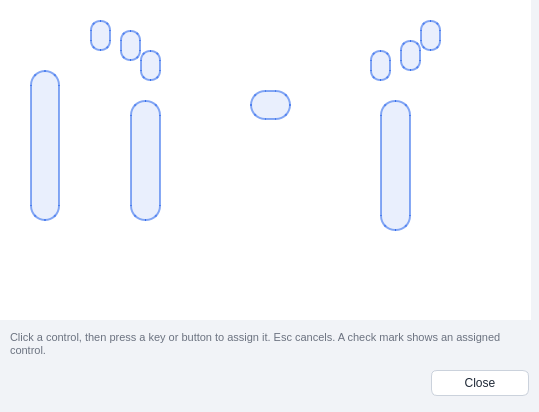
<?xml version="1.0" encoding="UTF-8"?>
<ui version="4.0">
 <class>UIWheelSetting</class>
 <widget class="QDialog" name="UIWheelSetting">
  <property name="geometry">
   <rect>
    <x>0</x>
    <y>0</y>
    <width>539</width>
    <height>412</height>
   </rect>
  </property>
  <property name="focusPolicy">
   <enum>Qt::StrongFocus</enum>
  </property>
  <property name="windowTitle">
   <string>Wheel Configuration</string>
  </property>
  <property name="minimumSize"><size><width>539</width><height>412</height></size></property>
  <property name="maximumSize"><size><width>539</width><height>412</height></size></property>
  <property name="styleSheet"><string notr="true">
QDialog#UIWheelSetting { background:#f1f3f7; }
QLabel#label { background:#ffffff; }
QLabel#lHint { color:#6b7280; font-size:11px; }
QLabel#lInfos { color:#b45309; font-weight:bold; font-size:12px; }
QLabel#label_2, QLabel#label_3 { color:#374151; font-size:11px; }
QToolButton { background:rgba(37,99,235,26); border:2px solid rgba(37,99,235,140); }
QToolButton:hover { background:rgba(37,99,235,72); border:2px solid rgba(37,99,235,230); }
QToolButton:checked { background:rgba(245,158,11,90); border:3px solid #f59e0b; }
QToolButton#tbUp { border-radius:15px; }
QToolButton#tbX { border-radius:10px; }
QToolButton#tbY { border-radius:10px; }
QToolButton#tbZ { border-radius:10px; }
QToolButton#tbC { border-radius:10px; }
QToolButton#tbB { border-radius:10px; }
QToolButton#tbA { border-radius:10px; }
QToolButton#tbStart { border-radius:15px; }
QToolButton#tbDown { border-radius:15px; }
QToolButton#tbAxis1Left { border-radius:15px; }
QDialogButtonBox QPushButton { background:#ffffff; color:#1f2937; border:1px solid #cbd2dc; border-radius:6px; padding:5px 16px; min-width:64px; }
QDialogButtonBox QPushButton:hover { background:#e8edf5; }
QDialogButtonBox QPushButton:pressed { background:#d9e0ec; }
</string></property>
  <widget class="QLabel" name="label">
   <property name="geometry">
    <rect>
     <x>0</x>
     <y>0</y>
     <width>531</width>
     <height>320</height>
    </rect>
   </property>
   <property name="pixmap">
    <pixmap resource="../resources/resources.qrc">:/actions/wheel.png</pixmap>
   </property>
   <property name="scaledContents">
    <bool>true</bool>
   </property>
   <property name="alignment">
    <set>Qt::AlignCenter</set>
   </property>
  </widget>
  <widget class="QToolButton" name="tbUp">
   <property name="geometry">
    <rect>
     <x>130</x>
     <y>100</y>
     <width>31</width>
     <height>121</height>
    </rect>
   </property>
   <property name="focusPolicy">
    <enum>Qt::NoFocus</enum>
   </property>
   <property name="toolTip">
    <string>Up</string>
   </property>
   <property name="checkable">
    <bool>true</bool>
   </property>
   <property name="autoRaise">
    <bool>false</bool>
   </property>
  </widget>
  <widget class="QToolButton" name="tbX">
   <property name="geometry">
    <rect>
     <x>140</x>
     <y>50</y>
     <width>21</width>
     <height>31</height>
    </rect>
   </property>
   <property name="focusPolicy">
    <enum>Qt::NoFocus</enum>
   </property>
   <property name="toolTip">
    <string>X</string>
   </property>
   <property name="checkable">
    <bool>true</bool>
   </property>
   <property name="autoRaise">
    <bool>false</bool>
   </property>
  </widget>
  <widget class="QToolButton" name="tbY">
   <property name="geometry">
    <rect>
     <x>120</x>
     <y>30</y>
     <width>21</width>
     <height>31</height>
    </rect>
   </property>
   <property name="focusPolicy">
    <enum>Qt::NoFocus</enum>
   </property>
   <property name="toolTip">
    <string>Y</string>
   </property>
   <property name="checkable">
    <bool>true</bool>
   </property>
   <property name="autoRaise">
    <bool>false</bool>
   </property>
  </widget>
  <widget class="QToolButton" name="tbZ">
   <property name="geometry">
    <rect>
     <x>90</x>
     <y>20</y>
     <width>21</width>
     <height>31</height>
    </rect>
   </property>
   <property name="focusPolicy">
    <enum>Qt::NoFocus</enum>
   </property>
   <property name="toolTip">
    <string>Z</string>
   </property>
   <property name="checkable">
    <bool>true</bool>
   </property>
   <property name="autoRaise">
    <bool>false</bool>
   </property>
  </widget>
  <widget class="QToolButton" name="tbC">
   <property name="geometry">
    <rect>
     <x>420</x>
     <y>20</y>
     <width>21</width>
     <height>31</height>
    </rect>
   </property>
   <property name="focusPolicy">
    <enum>Qt::NoFocus</enum>
   </property>
   <property name="toolTip">
    <string>C</string>
   </property>
   <property name="checkable">
    <bool>true</bool>
   </property>
   <property name="autoRaise">
    <bool>false</bool>
   </property>
  </widget>
  <widget class="QToolButton" name="tbB">
   <property name="geometry">
    <rect>
     <x>400</x>
     <y>40</y>
     <width>21</width>
     <height>31</height>
    </rect>
   </property>
   <property name="focusPolicy">
    <enum>Qt::NoFocus</enum>
   </property>
   <property name="toolTip">
    <string>B</string>
   </property>
   <property name="checkable">
    <bool>true</bool>
   </property>
   <property name="autoRaise">
    <bool>false</bool>
   </property>
  </widget>
  <widget class="QToolButton" name="tbA">
   <property name="geometry">
    <rect>
     <x>370</x>
     <y>50</y>
     <width>21</width>
     <height>31</height>
    </rect>
   </property>
   <property name="focusPolicy">
    <enum>Qt::NoFocus</enum>
   </property>
   <property name="toolTip">
    <string>A</string>
   </property>
   <property name="checkable">
    <bool>true</bool>
   </property>
   <property name="autoRaise">
    <bool>false</bool>
   </property>
  </widget>
  <widget class="QToolButton" name="tbStart">
   <property name="geometry">
    <rect>
     <x>250</x>
     <y>90</y>
     <width>41</width>
     <height>30</height>
    </rect>
   </property>
   <property name="focusPolicy">
    <enum>Qt::NoFocus</enum>
   </property>
   <property name="toolTip">
    <string>Start</string>
   </property>
   <property name="checkable">
    <bool>true</bool>
   </property>
   <property name="autoRaise">
    <bool>false</bool>
   </property>
  </widget>
  <widget class="QToolButton" name="tbDown">
   <property name="geometry">
    <rect>
     <x>380</x>
     <y>100</y>
     <width>31</width>
     <height>131</height>
    </rect>
   </property>
   <property name="focusPolicy">
    <enum>Qt::NoFocus</enum>
   </property>
   <property name="toolTip">
    <string>Down</string>
   </property>
   <property name="checkable">
    <bool>true</bool>
   </property>
   <property name="autoRaise">
    <bool>false</bool>
   </property>
  </widget>
  <widget class="QLabel" name="lInfos">
   <property name="geometry">
    <rect><x>10</x><y>364</y><width>409</width><height>40</height></rect>
   </property>
   <property name="alignment"><set>Qt::AlignLeading|Qt::AlignLeft|Qt::AlignVCenter</set></property>
     <property name="wordWrap"><bool>true</bool></property>
  </widget>
  <widget class="QDialogButtonBox" name="padButtons">
   <property name="geometry">
    <rect><x>429</x><y>368</y><width>100</width><height>30</height></rect>
   </property>
   <property name="standardButtons">
    <set>QDialogButtonBox::Close</set>
   </property>
  </widget>
  <widget class="QToolButton" name="tbAxis1Left">
   <property name="geometry">
    <rect>
     <x>30</x>
     <y>70</y>
     <width>30</width>
     <height>151</height>
    </rect>
   </property>
   <property name="focusPolicy">
    <enum>Qt::NoFocus</enum>
   </property>
   <property name="toolTip">
    <string>Left</string>
   </property>
   <property name="checkable">
    <bool>true</bool>
   </property>
   <property name="autoRaise">
    <bool>false</bool>
   </property>
  </widget>
  <widget class="QLabel" name="lHint">
   <property name="geometry"><rect><x>10</x><y>328</y><width>519</width><height>32</height></rect></property>
   <property name="text"><string>Click a control, then press a key or button to assign it. Esc cancels. A check mark shows an assigned control.</string></property>
   <property name="wordWrap"><bool>true</bool></property>
  </widget>
 </widget>
 <resources>
  <include location="../resources/resources.qrc"/>
 </resources>
 <connections>
  <connection>
   <sender>padButtons</sender>
   <signal>rejected()</signal>
   <receiver>UIWheelSetting</receiver>
   <slot>reject()</slot>
   <hints>
    <hint type="sourcelabel">
     <x>20</x>
     <y>20</y>
    </hint>
    <hint type="destinationlabel">
     <x>20</x>
     <y>20</y>
    </hint>
   </hints>
  </connection>
 </connections>
</ui>
